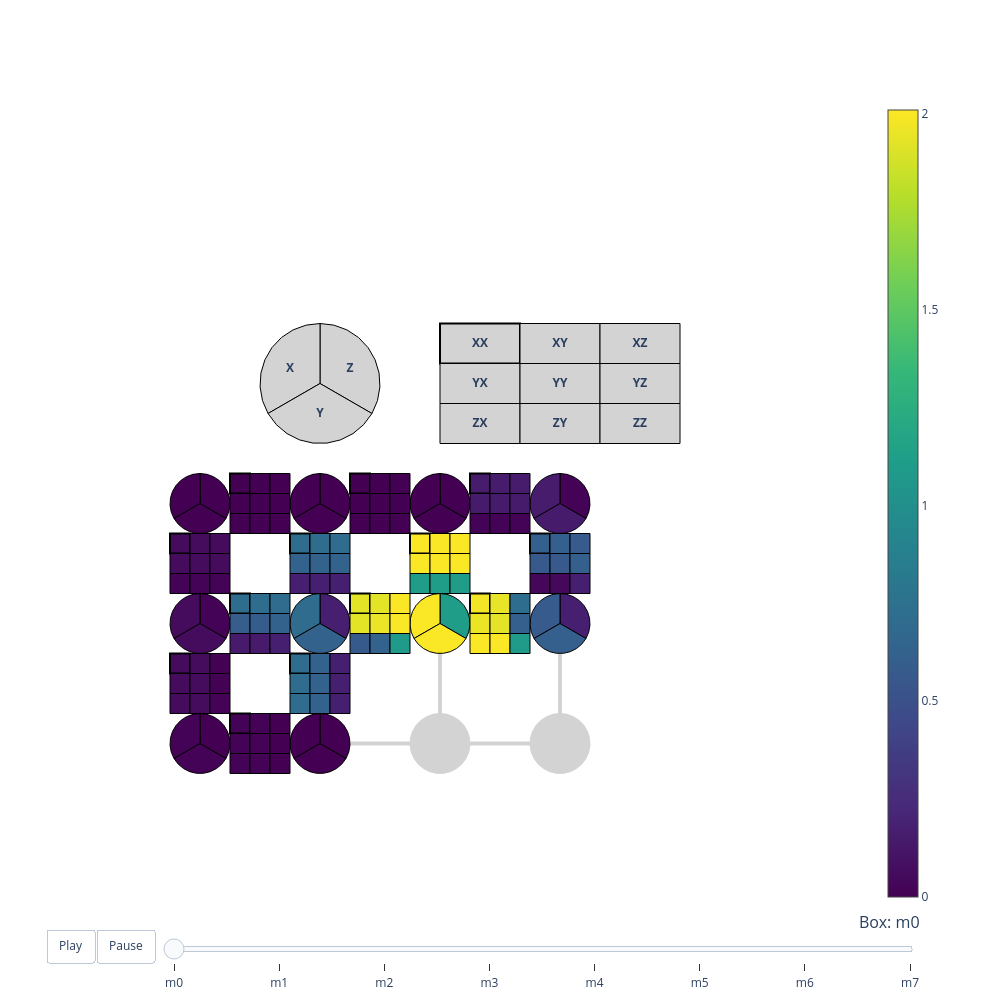

Write notebook code for a chart like this one.
### Markdown cell above
This figure looks quite different from the unfiltered one above, and not only because it shows
fewer values. Each placeholder in these figures stands for one support: a single qubit, or a pair of
qubits. Without a filter, a box shows a placeholder on every qubit and on every pair of neighboring
qubits, so it spreads over several columns. With `"X"`, only the single-qubit supports remain, and
each box shrinks to a single column.

Neither picture shows what PEC actually applies though. The placeholders are a way to display
bounds, not anti-noise gates. During the experiment, every box whose error terms are mitigated is
treated as a single layer of two-qubit gates, and the anti-noise Paulis sampled for its error terms
are composed into one Pauli that is applied to that layer as a whole.

## `animate_shaded_lightcone`

On a device whose connectivity is not a 1D line, a circuit diagram no longer shows which qubits are
neighbors, so the spatial spread of the lightcone becomes impossible to read.
`animate_shaded_lightcone` instead draws the QPU's coupling map and animates the bounds across it,
one noisy box per frame.

It needs a `CouplingMap`, which it lays out on a grid by embedding the device graph, so it handles both 
heavy-hex and square connectivity.

<div class="alert alert-info">

**Note:** In this rendered documentation the animation is static. The slider and play button only
work when the notebook runs interactively, for example in Jupyter.

</div>

### Code cell
from qiskit import transpile
from qiskit.transpiler import CouplingMap
from qiskit_addon_slc.visualization import animate_shaded_lightcone

# A small square-lattice device stands in for a real backend here.
coupling_map = CouplingMap.from_grid(3, 4)

# Lay the chain onto a connected path of physical qubits, snaking through the grid, so the
# transpiler inserts no SWAPs: a SWAP-laden circuit is far more expensive to bound and harder to
# read.
initial_layout = [0, 1, 2, 3, 7, 6, 5, 4, 8, 9]
device_circuit = transpile(
    circuit,
    coupling_map=coupling_map,
    initial_layout=initial_layout,
    optimization_level=0,
)
boxed_device_circuit = boxing_pass.run(device_circuit)
device_noise_paulis = generate_noise_model_paulis(
    find_unique_box_instructions(boxed_device_circuit),
    coupling_map=coupling_map,
    circuit=boxed_device_circuit,
)
# The same observable, on the physical qubit the middle of the chain was laid onto.
device_observable = Pauli("I" * device_circuit.num_qubits).compose(
    "Z", [initial_layout[num_qubits // 2]]
)
device_bounds = compute_forward_bounds(boxed_device_circuit, device_noise_paulis, device_observable)

animate_shaded_lightcone(boxed_device_circuit, device_bounds, coupling_map)
